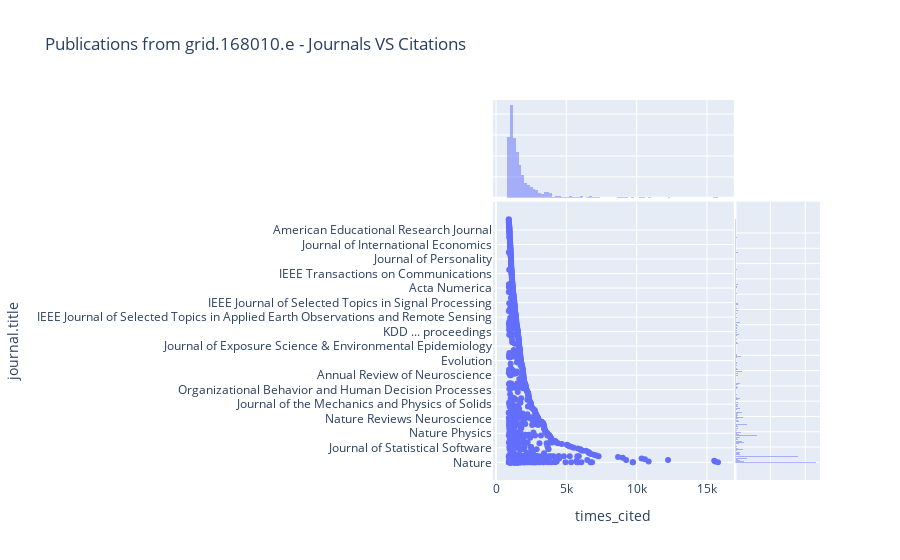

The code cell stored with this chart in its notebook:
### Markdown cell above
## Publications most cited : which journals?

### Code cell
data = dslquery(f"""search publications 
                    where research_orgs.id="{GRIDID}" 
                    return publications[doi+title+times_cited+category_for+journal] 
                    sort by times_cited limit 1000""")

df = data.as_dataframe()
#
px.scatter(df, x="times_cited", y="journal.title", 
           marginal_x="histogram", marginal_y="histogram", 
           title=f"Publications from {GRIDID} - Journals VS Citations")

### Figure 1 — Plotly figure (JSON) as saved in the notebook; plotly's stock layout.template omitted (floating-point values rounded to 4 significant figures; data arrays with more than 128 entries replaced by an {"elided": "..."} marker saying what was removed)
{"data": [{"hovertemplate": "times_cited=%{x}<br>journal.title=%{y}<extra></extra>", "legendgroup": "", "marker": {"color": "#636efa", "symbol": "circle"}, "mode": "markers", "name": "", "orientation": "h", "showlegend": false, "type": "scatter", "x": {"elided": "1000 int values"}, "xaxis": "x", "y": {"elided": "1000 str values"}, "yaxis": "y"}, {"alignmentgroup": "True", "bingroup": "x", "hovertemplate": "times_cited=%{x}<br>count=%{y}<extra></extra>", "legendgroup": "", "marker": {"color": "#636efa"}, "name": "", "offsetgroup": "", "opacity": 0.5, "showlegend": false, "type": "histogram", "x": {"elided": "1000 int values"}, "xaxis": "x3", "yaxis": "y3"}, {"alignmentgroup": "True", "bingroup": "y", "hovertemplate": "journal.title=%{y}<br>count=%{x}<extra></extra>", "legendgroup": "", "marker": {"color": "#636efa"}, "name": "", "offsetgroup": "", "opacity": 0.5, "showlegend": false, "type": "histogram", "xaxis": "x2", "y": {"elided": "1000 str values"}, "yaxis": "y2"}], "layout": {"autosize": true, "barmode": "overlay", "legend": {"tracegroupgap": 0}, "title": {"text": "Publications from grid.168010.e - Journals VS Citations"}, "xaxis": {"anchor": "y", "autorange": true, "domain": [0, 0.7363], "range": [15.26, 16680.0], "title": {"text": "times_cited"}, "type": "linear"}, "xaxis2": {"anchor": "y2", "autorange": true, "domain": [0.7413, 1], "matches": "x2", "range": [0, 121.1], "showgrid": true, "showline": false, "showticklabels": false, "ticks": ""}, "xaxis3": {"anchor": "y3", "autorange": true, "domain": [0, 0.7363], "matches": "x", "range": [15.26, 16680.0], "showgrid": true, "showticklabels": false, "type": "linear"}, "xaxis4": {"anchor": "y4", "domain": [0.7413, 1], "matches": "x2", "showgrid": true, "showline": false, "showticklabels": false, "ticks": ""}, "yaxis": {"anchor": "x", "autorange": true, "domain": [0, 0.7326], "range": [-25.44, 343.4], "title": {"text": "journal.title"}, "type": "category"}, "yaxis2": {"anchor": "x2", "autorange": true, "domain": [0, 0.7326], "matches": "y", "range": [-25.44, 343.4], "showgrid": true, "showticklabels": false, "type": "category"}, "yaxis3": {"anchor": "x3", "autorange": true, "domain": [0.7426, 1], "matches": "y3", "range": [0, 233.7], "showgrid": true, "showline": false, "showticklabels": false, "ticks": ""}, "yaxis4": {"anchor": "x4", "domain": [0.7426, 1], "matches": "y3", "showgrid": true, "showline": false, "showticklabels": false, "ticks": ""}}}
